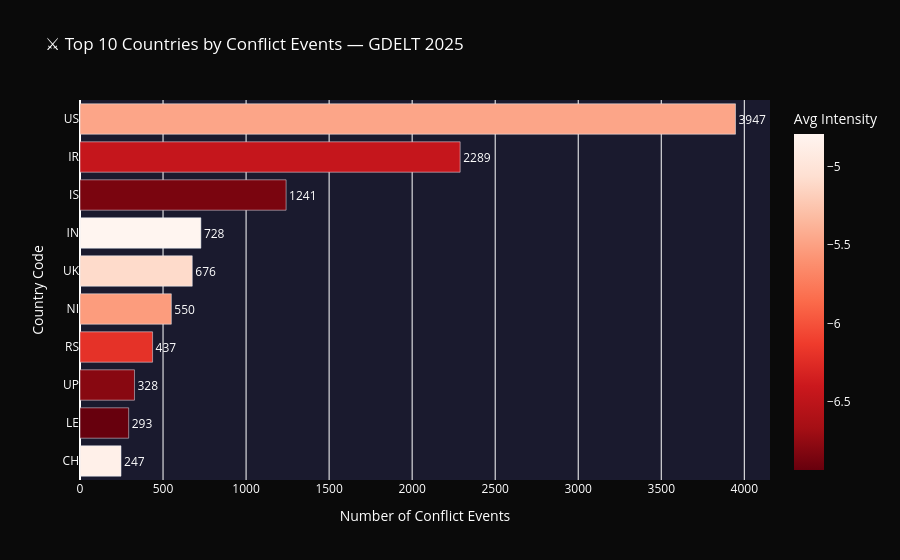

This figure's notebook cell:
### Code cell
# Top 10 countries by conflict events
top_conflict = df_conflict_gdelt.groupby('country').agg(
    conflict_events=('goldstein', 'count'),
    avg_intensity=('goldstein', 'mean'),
    total_mentions=('num_mentions', 'sum')
).reset_index().sort_values('conflict_events', ascending=False).head(10)

print("Top 10 conflict countries:")
print(top_conflict)

fig4 = px.bar(
    top_conflict.sort_values('conflict_events', ascending=True),
    x='conflict_events',
    y='country',
    orientation='h',
    color='avg_intensity',
    color_continuous_scale='Reds_r',
    title='⚔️ Top 10 Countries by Conflict Events — GDELT 2025',
    labels={
        'conflict_events': 'Number of Conflict Events',
        'country': 'Country Code',
        'avg_intensity': 'Avg Intensity'
    },
    text='conflict_events'
)

fig4.update_traces(textposition='outside')
fig4.update_layout(
    paper_bgcolor='#0a0a0a',
    plot_bgcolor='#1a1a2e',
    font=dict(color='white')
)

fig4.show()

### Figure 1 — Plotly figure (JSON) as saved in the notebook; plotly's stock layout.template omitted (floating-point values rounded to 4 significant figures)
{"data": [{"hovertemplate": "Number of Conflict Events=%{text}<br>Country Code=%{y}<br>Avg Intensity=%{marker.color}<extra></extra>", "legendgroup": "", "marker": {"color": [-4.85, -6.94, -6.795, -6.204, -5.532, -5.095, -4.787, -6.858, -6.447, -5.47], "coloraxis": "coloraxis", "pattern": {"shape": ""}}, "name": "", "orientation": "h", "showlegend": false, "text": [247.0, 293.0, 328.0, 437.0, 550.0, 676.0, 728.0, 1241.0, 2289.0, 3947.0], "textposition": "outside", "type": "bar", "x": [247, 293, 328, 437, 550, 676, 728, 1241, 2289, 3947], "xaxis": "x", "y": ["CH", "LE", "UP", "RS", "NI", "UK", "IN", "IS", "IR", "US"], "yaxis": "y"}], "layout": {"barmode": "relative", "coloraxis": {"colorbar": {"title": {"text": "Avg Intensity"}}, "colorscale": [[0, "rgb(103,0,13)"], [0.125, "rgb(165,15,21)"], [0.25, "rgb(203,24,29)"], [0.375, "rgb(239,59,44)"], [0.5, "rgb(251,106,74)"], [0.625, "rgb(252,146,114)"], [0.75, "rgb(252,187,161)"], [0.875, "rgb(254,224,210)"], [1, "rgb(255,245,240)"]]}, "font": {"color": "white"}, "legend": {"tracegroupgap": 0}, "paper_bgcolor": "#0a0a0a", "plot_bgcolor": "#1a1a2e", "title": {"text": "⚔️ Top 10 Countries by Conflict Events — GDELT 2025"}, "xaxis": {"anchor": "y", "domain": [0, 1], "title": {"text": "Number of Conflict Events"}}, "yaxis": {"anchor": "x", "domain": [0, 1], "title": {"text": "Country Code"}}}}
